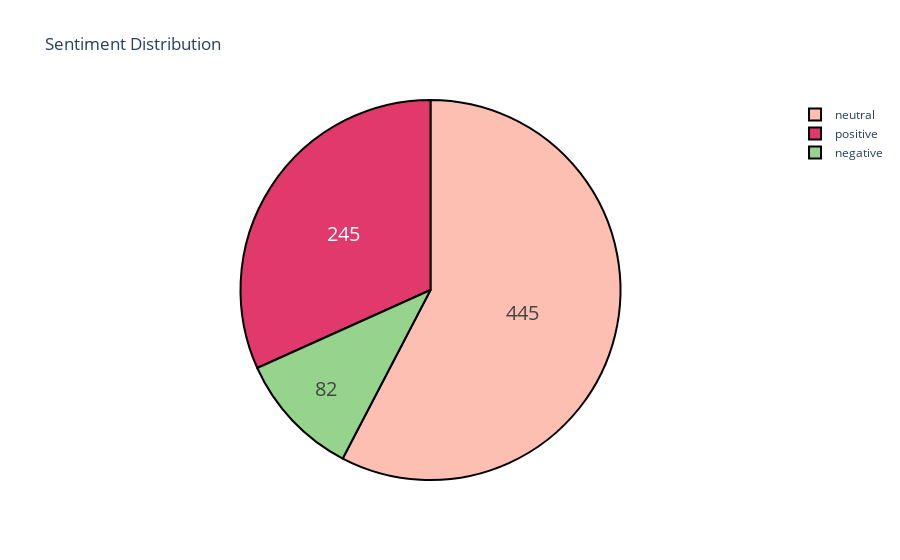

This figure's notebook cell:
### Code cell
import chart_studio.plotly as py
import plotly as ply
import cufflinks as cf
from plotly.offline import *
from plotly.graph_objs import *

init_notebook_mode(connected=True)
cf.set_config_file(offline=True, world_readable=True, theme='white')

sentiment_df=pd.DataFrame(twt['sentiment_label'].value_counts().reset_index())
sentiment_df.columns=['sentiment','count']

sentiment_df["percentage"]=100*sentiment_df["count"]/sentiment_df["count"].sum()
sentiment_Max=sentiment_df.iloc[0,0]
sentiment_percent=str(round(sentiment_df.iloc[0,2],2))+"%"
# plot pie chart for the sentiment_df dataframe sentiment vs count
labels = sentiment_df['sentiment']
values = sentiment_df['count']
colors = ['#FEBFB3', '#E1396C', '#96D38C']
trace = ply.graph_objs.Pie(labels=labels, values=values, textinfo='value',hoverinfo='label+percent',
                textfont=dict(size=20),
                marker=dict(colors=colors,
                            line=dict(color='#000000', width=2)))
layout = ply.graph_objs.Layout(title="Sentiment Distribution")
fig = ply.graph_objs.Figure(data=[trace], layout=layout)
fig.show()
ply.offline.plot(fig, filename='sentiment_distribution.html')

### Figure 1 — Plotly figure (JSON) as saved in the notebook; plotly's stock layout.template omitted (floating-point values rounded to 4 significant figures)
{"data": [{"hoverinfo": "label+percent", "labels": ["neutral", "positive", "negative"], "marker": {"colors": ["#FEBFB3", "#E1396C", "#96D38C"], "line": {"color": "#000000", "width": 2}}, "textfont": {"size": 20}, "textinfo": "value", "type": "pie", "values": [445, 245, 82]}], "layout": {"title": {"text": "Sentiment Distribution"}}}
